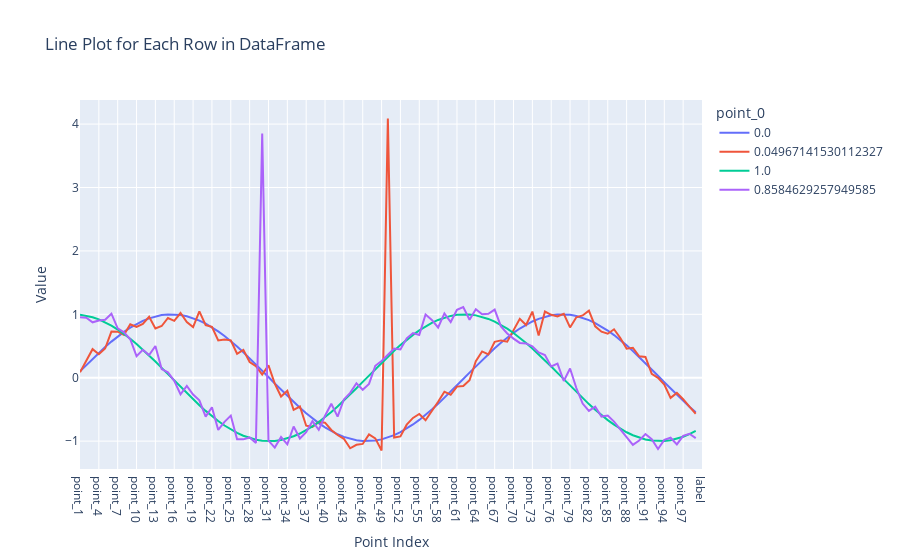

The code cell stored with this chart in its notebook:
### Code cell
import plotly.express as px
# Assuming df is your DataFrame
df_melted = df.melt(id_vars=[df.columns[0]], var_name='Point Index', value_name='Value')

fig = px.line(df_melted, x='Point Index', y='Value', color=df.columns[0], title='Line Plot for Each Row in DataFrame')
fig.show()

### Figure 1 — Plotly figure (JSON) as saved in the notebook; plotly's stock layout.template omitted (floating-point values rounded to 4 significant figures)
{"data": [{"hovertemplate": "point_0=0.0<br>Point Index=%{x}<br>Value=%{y}<extra></extra>", "legendgroup": "0.0", "line": {"color": "#636efa", "dash": "solid"}, "marker": {"symbol": "circle"}, "mode": "lines", "name": "0.0", "orientation": "v", "showlegend": true, "type": "scatter", "x": ["point_1", "point_2", "point_3", "point_4", "point_5", "point_6", "point_7", "point_8", "point_9", "point_10", "point_11", "point_12", "point_13", "point_14", "point_15", "point_16", "point_17", "point_18", "point_19", "point_20", "point_21", "point_22", "point_23", "point_24", "point_25", "point_26", "point_27", "point_28", "point_29", "point_30", "point_31", "point_32", "point_33", "point_34", "point_35", "point_36", "point_37", "point_38", "point_39", "point_40", "point_41", "point_42", "point_43", "point_44", "point_45", "point_46", "point_47", "point_48", "point_49", "point_50", "point_51", "point_52", "point_53", "point_54", "point_55", "point_56", "point_57", "point_58", "point_59", "point_60", "point_61", "point_62", "point_63", "point_64", "point_65", "point_66", "point_67", "point_68", "point_69", "point_70", "point_71", "point_72", "point_73", "point_74", "point_75", "point_76", "point_77", "point_78", "point_79", "point_80", "point_81", "point_82", "point_83", "point_84", "point_85", "point_86", "point_87", "point_88", "point_89", "point_90", "point_91", "point_92", "point_93", "point_94", "point_95", "point_96", "point_97", "point_98", "point_99", "label"], "xaxis": "x", "y": [0.1008, 0.2006, 0.2984, 0.3931, 0.4839, 0.5696, 0.6496, 0.723, 0.7889, 0.8469, 0.8962, 0.9364, 0.967, 0.9878, 0.9985, 0.999, 0.9893, 0.9696, 0.9399, 0.9007, 0.8523, 0.7952, 0.73, 0.6574, 0.5781, 0.4928, 0.4026, 0.3082, 0.2107, 0.1111, 0.01028, -0.09061, -0.1906, -0.2886, -0.3837, -0.4748, -0.5612, -0.6418, -0.7158, -0.7826, -0.8414, -0.8916, -0.9327, -0.9643, -0.9861, -0.9978, -0.9994, -0.9908, -0.972, -0.9434, -0.9051, -0.8576, -0.8014, -0.737, -0.6651, -0.5864, -0.5017, -0.412, -0.318, -0.2207, -0.1213, -0.02056, 0.08036, 0.1805, 0.2787, 0.3742, 0.4658, 0.5526, 0.6338, 0.7086, 0.7761, 0.8358, 0.8869, 0.9289, 0.9615, 0.9843, 0.9971, 0.9997, 0.9921, 0.9744, 0.9467, 0.9094, 0.8629, 0.8075, 0.7439, 0.6727, 0.5947, 0.5106, 0.4213, 0.3277, 0.2308, 0.1315, 0.03083, -0.07011, -0.1703, -0.2688, -0.3646, -0.4566, -0.544, "no_spike"], "yaxis": "y"}, {"hovertemplate": "point_0=0.04967141530112327<br>Point Index=%{x}<br>Value=%{y}<extra></extra>", "legendgroup": "0.04967141530112327", "line": {"color": "#EF553B", "dash": "solid"}, "marker": {"symbol": "circle"}, "mode": "lines", "name": "0.04967141530112327", "orientation": "v", "showlegend": true, "type": "scatter", "x": ["point_1", "point_2", "point_3", "point_4", "point_5", "point_6", "point_7", "point_8", "point_9", "point_10", "point_11", "point_12", "point_13", "point_14", "point_15", "point_16", "point_17", "point_18", "point_19", "point_20", "point_21", "point_22", "point_23", "point_24", "point_25", "point_26", "point_27", "point_28", "point_29", "point_30", "point_31", "point_32", "point_33", "point_34", "point_35", "point_36", "point_37", "point_38", "point_39", "point_40", "point_41", "point_42", "point_43", "point_44", "point_45", "point_46", "point_47", "point_48", "point_49", "point_50", "point_51", "point_52", "point_53", "point_54", "point_55", "point_56", "point_57", "point_58", "point_59", "point_60", "point_61", "point_62", "point_63", "point_64", "point_65", "point_66", "point_67", "point_68", "point_69", "point_70", "point_71", "point_72", "point_73", "point_74", "point_75", "point_76", "point_77", "point_78", "point_79", "point_80", "point_81", "point_82", "point_83", "point_84", "point_85", "point_86", "point_87", "point_88", "point_89", "point_90", "point_91", "point_92", "point_93", "point_94", "point_95", "point_96", "point_97", "point_98", "point_99", "label"], "xaxis": "x", "y": [0.08701, 0.2654, 0.4507, 0.3697, 0.4604, 0.7276, 0.7264, 0.676, 0.8432, 0.8005, 0.8496, 0.9606, 0.7757, 0.8153, 0.9422, 0.8977, 1.021, 0.8788, 0.7987, 1.047, 0.8297, 0.802, 0.5876, 0.603, 0.5891, 0.3777, 0.4401, 0.2481, 0.1815, 0.05089, 0.1955, -0.09196, -0.2963, -0.2063, -0.5057, -0.4539, -0.7571, -0.7746, -0.6961, -0.7087, -0.8242, -0.9031, -0.9628, -1.112, -1.058, -1.044, -0.8937, -0.9564, -1.148, 4.089, -0.9436, -0.9253, -0.7402, -0.6339, -0.572, -0.6703, -0.5327, -0.3788, -0.2204, -0.2687, -0.1398, -0.1312, -0.03926, 0.2617, 0.4144, 0.367, 0.5661, 0.5888, 0.5693, 0.7447, 0.93, 0.8322, 1.043, 0.667, 1.044, 0.993, 0.9672, 1.009, 0.7933, 0.9524, 0.9825, 1.057, 0.8111, 0.7267, 0.6937, 0.7643, 0.6276, 0.4576, 0.4726, 0.3374, 0.3276, 0.06126, -0.001933, -0.1093, -0.3167, -0.2392, -0.3385, -0.4561, -0.5675, "spike"], "yaxis": "y"}, {"hovertemplate": "point_0=1.0<br>Point Index=%{x}<br>Value=%{y}<extra></extra>", "legendgroup": "1.0", "line": {"color": "#00cc96", "dash": "solid"}, "marker": {"symbol": "circle"}, "mode": "lines", "name": "1.0", "orientation": "v", "showlegend": true, "type": "scatter", "x": ["point_1", "point_2", "point_3", "point_4", "point_5", "point_6", "point_7", "point_8", "point_9", "point_10", "point_11", "point_12", "point_13", "point_14", "point_15", "point_16", "point_17", "point_18", "point_19", "point_20", "point_21", "point_22", "point_23", "point_24", "point_25", "point_26", "point_27", "point_28", "point_29", "point_30", "point_31", "point_32", "point_33", "point_34", "point_35", "point_36", "point_37", "point_38", "point_39", "point_40", "point_41", "point_42", "point_43", "point_44", "point_45", "point_46", "point_47", "point_48", "point_49", "point_50", "point_51", "point_52", "point_53", "point_54", "point_55", "point_56", "point_57", "point_58", "point_59", "point_60", "point_61", "point_62", "point_63", "point_64", "point_65", "point_66", "point_67", "point_68", "point_69", "point_70", "point_71", "point_72", "point_73", "point_74", "point_75", "point_76", "point_77", "point_78", "point_79", "point_80", "point_81", "point_82", "point_83", "point_84", "point_85", "point_86", "point_87", "point_88", "point_89", "point_90", "point_91", "point_92", "point_93", "point_94", "point_95", "point_96", "point_97", "point_98", "point_99", "label"], "xaxis": "x", "y": [0.9949, 0.9797, 0.9544, 0.9195, 0.8752, 0.8219, 0.7603, 0.6909, 0.6145, 0.5318, 0.4437, 0.351, 0.2548, 0.156, 0.05562, -0.04535, -0.1459, -0.2449, -0.3414, -0.4344, -0.523, -0.6063, -0.6834, -0.7536, -0.816, -0.8701, -0.9154, -0.9513, -0.9775, -0.9938, -0.9999, -0.9959, -0.9817, -0.9575, -0.9235, -0.8801, -0.8277, -0.7669, -0.6983, -0.6225, -0.5405, -0.4529, -0.3606, -0.2647, -0.1662, -0.06588, 0.03508, 0.1357, 0.2349, 0.3317, 0.4251, 0.5143, 0.5981, 0.6759, 0.7468, 0.81, 0.865, 0.9112, 0.9481, 0.9753, 0.9926, 0.9998, 0.9968, 0.9836, 0.9604, 0.9274, 0.8849, 0.8334, 0.7735, 0.7056, 0.6306, 0.5491, 0.462, 0.3702, 0.2746, 0.1763, 0.07613, -0.0248, -0.1255, -0.2249, -0.322, -0.4158, -0.5054, -0.5898, -0.6683, -0.7399, -0.8039, -0.8598, -0.9069, -0.9448, -0.973, -0.9913, -0.9995, -0.9975, -0.9854, -0.9632, -0.9312, -0.8897, -0.8391, "no_spike"], "yaxis": "y"}, {"hovertemplate": "point_0=0.8584629257949585<br>Point Index=%{x}<br>Value=%{y}<extra></extra>", "legendgroup": "0.8584629257949585", "line": {"color": "#ab63fa", "dash": "solid"}, "marker": {"symbol": "circle"}, "mode": "lines", "name": "0.8584629257949585", "orientation": "v", "showlegend": true, "type": "scatter", "x": ["point_1", "point_2", "point_3", "point_4", "point_5", "point_6", "point_7", "point_8", "point_9", "point_10", "point_11", "point_12", "point_13", "point_14", "point_15", "point_16", "point_17", "point_18", "point_19", "point_20", "point_21", "point_22", "point_23", "point_24", "point_25", "point_26", "point_27", "point_28", "point_29", "point_30", "point_31", "point_32", "point_33", "point_34", "point_35", "point_36", "point_37", "point_38", "point_39", "point_40", "point_41", "point_42", "point_43", "point_44", "point_45", "point_46", "point_47", "point_48", "point_49", "point_50", "point_51", "point_52", "point_53", "point_54", "point_55", "point_56", "point_57", "point_58", "point_59", "point_60", "point_61", "point_62", "point_63", "point_64", "point_65", "point_66", "point_67", "point_68", "point_69", "point_70", "point_71", "point_72", "point_73", "point_74", "point_75", "point_76", "point_77", "point_78", "point_79", "point_80", "point_81", "point_82", "point_83", "point_84", "point_85", "point_86", "point_87", "point_88", "point_89", "point_90", "point_91", "point_92", "point_93", "point_94", "point_95", "point_96", "point_97", "point_98", "point_99", "label"], "xaxis": "x", "y": [0.9528, 0.9454, 0.8742, 0.9034, 0.9156, 1.011, 0.7777, 0.7166, 0.607, 0.3399, 0.441, 0.3571, 0.5011, 0.1368, 0.08577, -0.04882, -0.2627, -0.1306, -0.2662, -0.3553, -0.614, -0.466, -0.8236, -0.6949, -0.597, -0.9692, -0.972, -0.9414, -1.028, 3.851, -0.9931, -1.102, -0.9343, -1.049, -0.7685, -0.9584, -0.8599, -0.6856, -0.8214, -0.5998, -0.4097, -0.6136, -0.3422, -0.2388, -0.08798, -0.1896, -0.09697, 0.1879, 0.2646, 0.3568, 0.4598, 0.4463, 0.6213, 0.7052, 0.6753, 0.9966, 0.9124, 0.7921, 1.014, 0.8779, 1.071, 1.116, 0.9147, 1.08, 1.002, 1.01, 1.075, 0.8089, 0.6981, 0.6167, 0.549, 0.5414, 0.4961, 0.3979, 0.3574, 0.1776, 0.2215, -0.05127, 0.1465, -0.1623, -0.4077, -0.5229, -0.4572, -0.6122, -0.5969, -0.6926, -0.8112, -0.9445, -1.058, -0.9894, -0.8874, -0.9699, -1.124, -0.9802, -0.9469, -1.052, -0.9158, -0.8838, -0.9534, "spike"], "yaxis": "y"}], "layout": {"legend": {"title": {"text": "point_0"}, "tracegroupgap": 0}, "title": {"text": "Line Plot for Each Row in DataFrame"}, "xaxis": {"anchor": "y", "domain": [0, 1], "title": {"text": "Point Index"}}, "yaxis": {"anchor": "x", "domain": [0, 1], "title": {"text": "Value"}}}}
